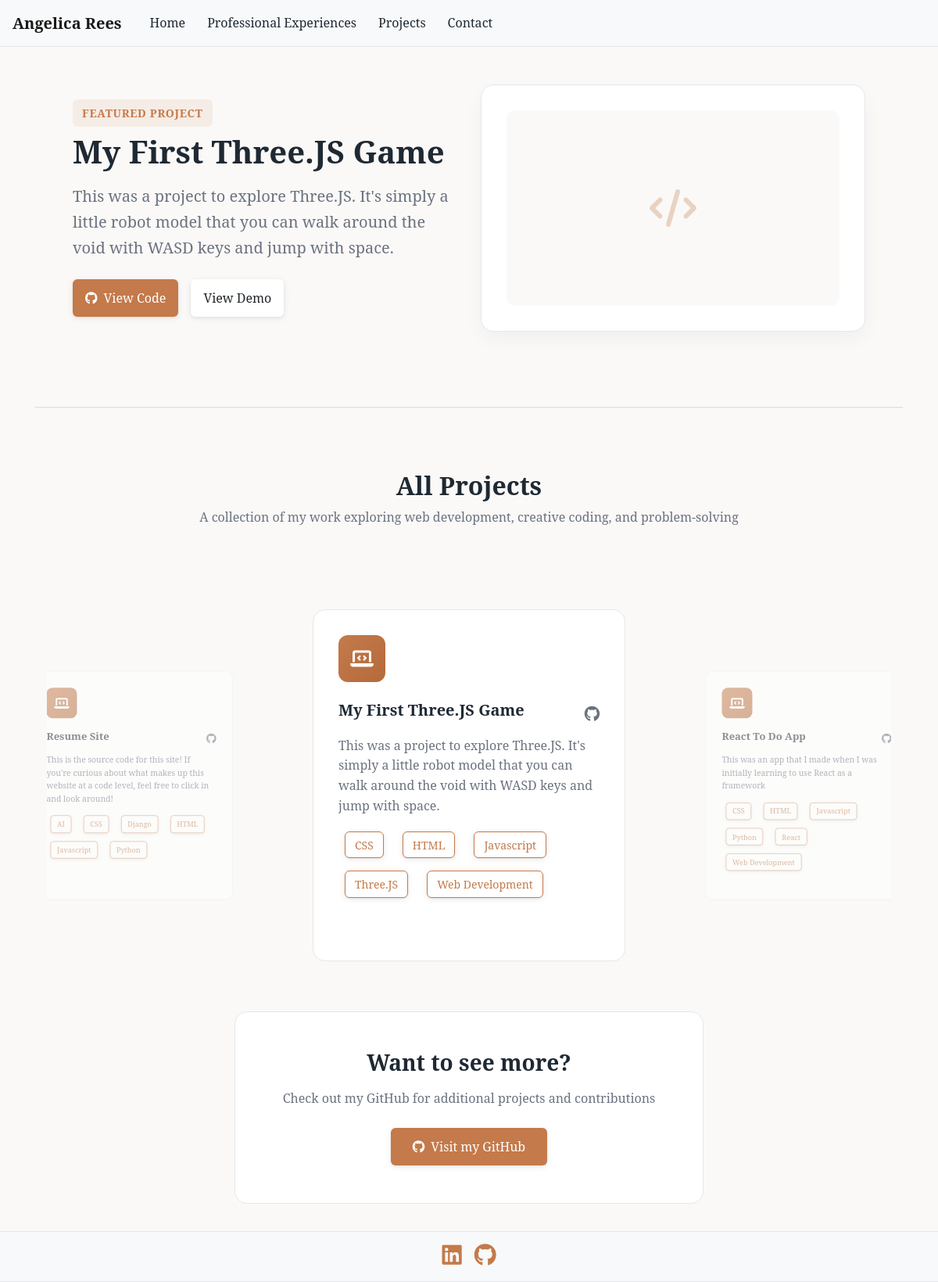
/projects/, run on the app's committed database.
### core/models.py (models this page shows, shortened)
class Project(models.Model):
    title = models.CharField(max_length=100)
    description = models.TextField()
    github_link = models.URLField(blank=True, null=True)

class SkillItem(models.Model):
    title = models.CharField()
    jobs = models.ManyToManyField(
        Job,
        related_name="skills",
        blank=True
    )
    projects = models.ManyToManyField(
        Project,
        related_name="skills",
        blank=True,
    )
    id = models.UUIDField(default=uuid.uuid4, unique=True, primary_key=True)

### core/views.py (the view)
# urls.py: path("projects/", views.projects, name="projects"),
def projects(request):
    projects = Project.objects.all()
    return render(request, "projects.html", {"projects": projects})

### core/templates/projects.html (shortened to what this page needs)
{% extends "base.html" %}
{% block content %}
{% load static %}
<div class="row align-items-center py-5 px-lg-5">
    <div class="col-md-6">
        <span class="badge-accent mb-2">Featured Project</span>
        <h1 class="mb-3">{{ projects.0.title }}</h1>
        <p class="lead text-muted mb-4">
            {{ projects.0.description }}
        </p>
        <div class="d-flex" style="gap: 1rem;">
            <a href="{{ projects.0.github_link }}" target="_blank" class="btn btn-primary px-3">
                <i class="fab fa-github mr-2"></i>View Code
            </a>
            <a href="#" class="btn px-3">View Demo</a>
        </div>
    </div>
    <div class="col-md-6">
        <div class="project-preview-card">
            <div class="project-preview-placeholder">
                <i class="fas fa-code fa-3x" style="color: var(--accent); opacity: 0.3;"></i>
            </div>
        </div>
    </div>
</div>
<hr class="soft-divider">
<div class="container-fluid py-3">
    <div class="row py-3 mb-4 text-center">
        <div class="col">
            <h2>All Projects</h2>
            <p class="text-muted">A collection of my work exploring web development, creative coding, and
                problem-solving</p>
        </div>
    </div>
    <div class="carousel-container py-5">
        <div class="carousel-track" id="carouselTrack">
            {% for project in projects %}
            <div class="carousel-card">
                <div class="project-card-alt">
                    <div class="project-icon-wrapper">
                        <div class="project-icon">
                            <i class="fas fa-laptop-code"></i>
                        </div>
                    </div>
                    <div class="project-content">
                        <div class="d-flex justify-content-between align-items-start mb-2">
                            <h4 class="project-title mb-0">{{ project.title }}</h4>
                            {% if project.github_link %}
                            <a href="{{ project.github_link }}" target="_blank" class="github-icon-link">
                                <i class="fab fa-github"></i>
                            </a>
                            {% endif %}
                        </div>
                        <p class="project-description">
                            {{ project.description }}
                        </p>
                        <div class="project-tags mt-3">
                            {% for skill in project.skills.all|dictsort:"title" %}
                            <button class="tech-pill tag-pill btn btn-sm" type="button"
                                data-tag="{{ skill.title|slugify }}">
                                {{ skill.title }}
                            </button>
                            {% endfor %}
                        </div>
                    </div>
                </div>
            </div>
            {% endfor %}
        </div>
    </div>
</div>
<div class="row text-center">
    <div class="col">
        <div class="cta-section">
            <h3 class="mb-3">Want to see more?</h3>
            <p class="text-muted mb-4">Check out my GitHub for additional projects and contributions</p>
            <a href="https://github.com/Angelica-Rees" target="_blank" class="btn btn-primary">
                <i class="fab fa-github mr-2"></i>Visit my GitHub
            </a>
        </div>
    </div>
</div>
{% endblock %}

### core/static/styles.css (style rules this page uses)
* { font-family: "Georgia","serif" }
:root { --bg-main: #faf9f7; --bg-card: #ffffff; --text-main: #1f2933; --text-muted: #6b7280; --accent: #c47a4a; --accent-hover: #b46a3b; --border-soft: #e5e7eb; --border-accent: #e5d4c7; }
body { background-color: var(--bg-main); color: var(--text-main); line-height: 1.65; }
a { color: var(--accent); text-decoration: none; }
h1, h2, h3, h4, h5 { font-weight: 600; color: var(--text-main); }
p { color: var(--text-main); }
.text-muted { color: var(--text-muted) !important; }
.btn { background-color: var(--bg-card); border: none; border-radius: 0.375rem; font-weight: 500; padding: 12px 28px; box-shadow: 0 2px 8px rgba(0, 0, 0, 0.08), 0 1px 3px rgba(0, 0, 0, 0.06); transition: transform 0.2s ease, box-shadow 0.2s ease; }
.btn-primary { background-color: var(--accent); border-color: var(--accent); color: #ffffff; }
.soft-divider { height: 1px; background-color: var(--border-accent); margin: 3rem 0; opacity: 0.4; }
.tag-pill { display: inline-flex; align-items: center; justify-content: center; padding: 0.35rem 0.75rem; margin: 0.25rem 0.5rem; border-radius: 0.375rem; font-weight: 500; font-size: 0.875rem; border: 1px solid var(--accent); color: var(--accent); background-color: #ffffff; cursor: pointer; transition: transform 0.2s ease-in-out; flex-shrink: 0; white-space: nowrap; }
.badge-accent { display: inline-block; padding: 0.35rem 0.75rem; background-color: rgba(196, 122, 74, 0.1); color: var(--accent); border-radius: 0.375rem; font-size: 0.875rem; font-weight: 600; text-transform: uppercase; letter-spacing: 0.05em; }
.project-preview-card { background: var(--bg-card); border-radius: 16px; padding: 2rem; box-shadow: 0 10px 25px rgba(0, 0, 0, 0.04); border: 1px solid var(--border-soft); min-height: 300px; }
.project-preview-placeholder { display: flex; align-items: center; justify-content: center; min-height: 250px; background: var(--bg-main); border-radius: 12px; }
.project-card-alt { position: relative; background: var(--bg-card); border-radius: 16px; padding: 2rem; border: 1px solid var(--border-soft); transition: all 0.3s ease; overflow: hidden; height: auto; min-height: 400px; display: flex; flex-direction: column; }
.project-icon-wrapper { margin-bottom: 1.5rem; }
.project-icon { width: 60px; height: 60px; background: linear-gradient(135deg, var(--accent) 0%, var(--accent-hover) 100%); border-radius: 12px; display: flex; align-items: center; justify-content: center; color: white; font-size: 1.5rem; }
.project-content { flex: 1; }
.project-title { color: var(--text-main); font-weight: 600; font-size: 1.25rem; }
.project-description { color: var(--text-muted); line-height: 1.6; margin-top: 0.75rem; }
.github-icon-link { color: var(--text-muted); font-size: 1.25rem; transition: color 0.2s ease; }
.project-tags { display: flex; flex-wrap: wrap; gap: 0.5rem; }
.cta-section { max-width: 600px; margin: 0 auto; padding: 3rem 2rem; background: var(--bg-card); border-radius: 16px; border: 1px solid var(--border-soft); }
.carousel-container { overflow: hidden; width: 100%; position: relative; }
.carousel-track { position: relative; min-height: 450px; padding: 3rem 0 1rem 0; }
.carousel-card { position: absolute; width: 400px; max-width: 400px; left: 0; top: 0; transition: transform 0.6s cubic-bezier(0.4, 0, 0.2, 1), opacity 0.3s ease, z-index 0s; transform-origin: center center; }
.carousel-card.side { cursor: pointer; }
.carousel-card .project-card-alt { width: 100%; height: auto; min-height: 450px; }

### data on the page
Project: title "My First Three.JS Game", description "This was a project to explore Three.JS. It's simply a little robot model that you can walk around the void with WASD keys and jump with space."
SkillItem: title "CSS"
SkillItem: title "HTML"
SkillItem: title "Javascript"
SkillItem: title "Three.JS"
SkillItem: title "Web Development"
Project: title "React To Do App", description "This was an app that I made when I was initially learning to use React as a framework"
SkillItem: title "Python"
SkillItem: title "React"
Project: title "Resume Site", description "This is the source code for this site! If you're curious about what makes up this website at a code level, feel free to click in and look around!"
SkillItem: title "AI"
SkillItem: title "Django"
